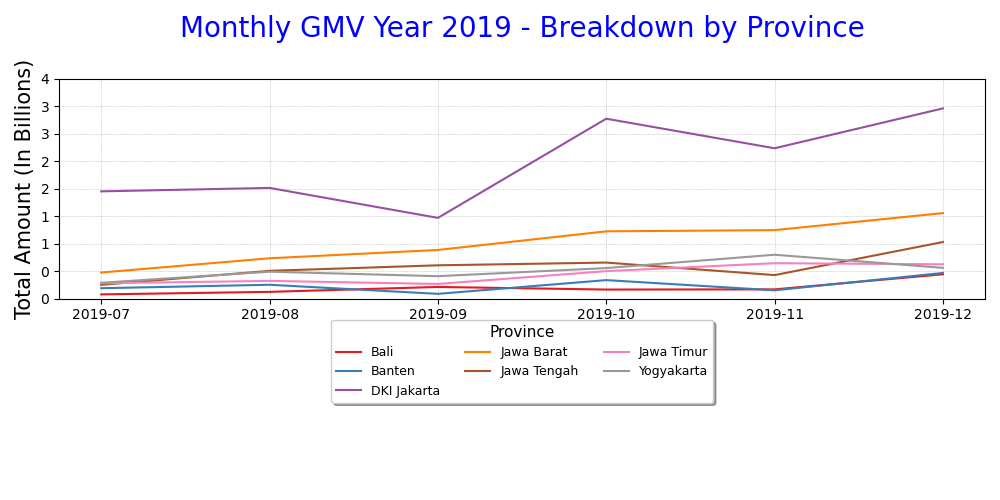

Recreate this plot in Python.
import datetime
import pandas as pd
import matplotlib.pyplot as plt
dataset = pd.read_csv('https://storage.googleapis.com/dqlab-dataset/retail_raw_reduced.csv')
dataset['order_month'] = dataset['order_date'].apply(lambda x: datetime.datetime.strptime(x, "%Y-%m-%d").strftime('%Y-%m'))
dataset['gmv'] = dataset['item_price']*dataset['quantity']

plt.clf()
dataset.groupby(['order_month', 'province'])['gmv'].sum().unstack().plot(cmap='Set1')
plt.title('Monthly GMV Year 2019 - Breakdown by Province', loc='center', pad=30, fontsize=20, color='blue')
plt.xlabel('Order Month', fontsize=15)
plt.ylabel('Total Amount (In Billions)', fontsize=15)
plt.grid(color='darkgray', linestyle=':', linewidth=0.5)
plt.ylim(ymin=0)
labels, locations = plt.yticks()
plt.yticks(labels, (labels/1000000000).astype(int))
plt.legend(loc='lower center', bbox_to_anchor=(0.5, -0.5), shadow=True, ncol=3, title='Province', fontsize=9, title_fontsize=11)
plt.gcf().set_size_inches(10, 5)
plt.tight_layout()
plt.show()
